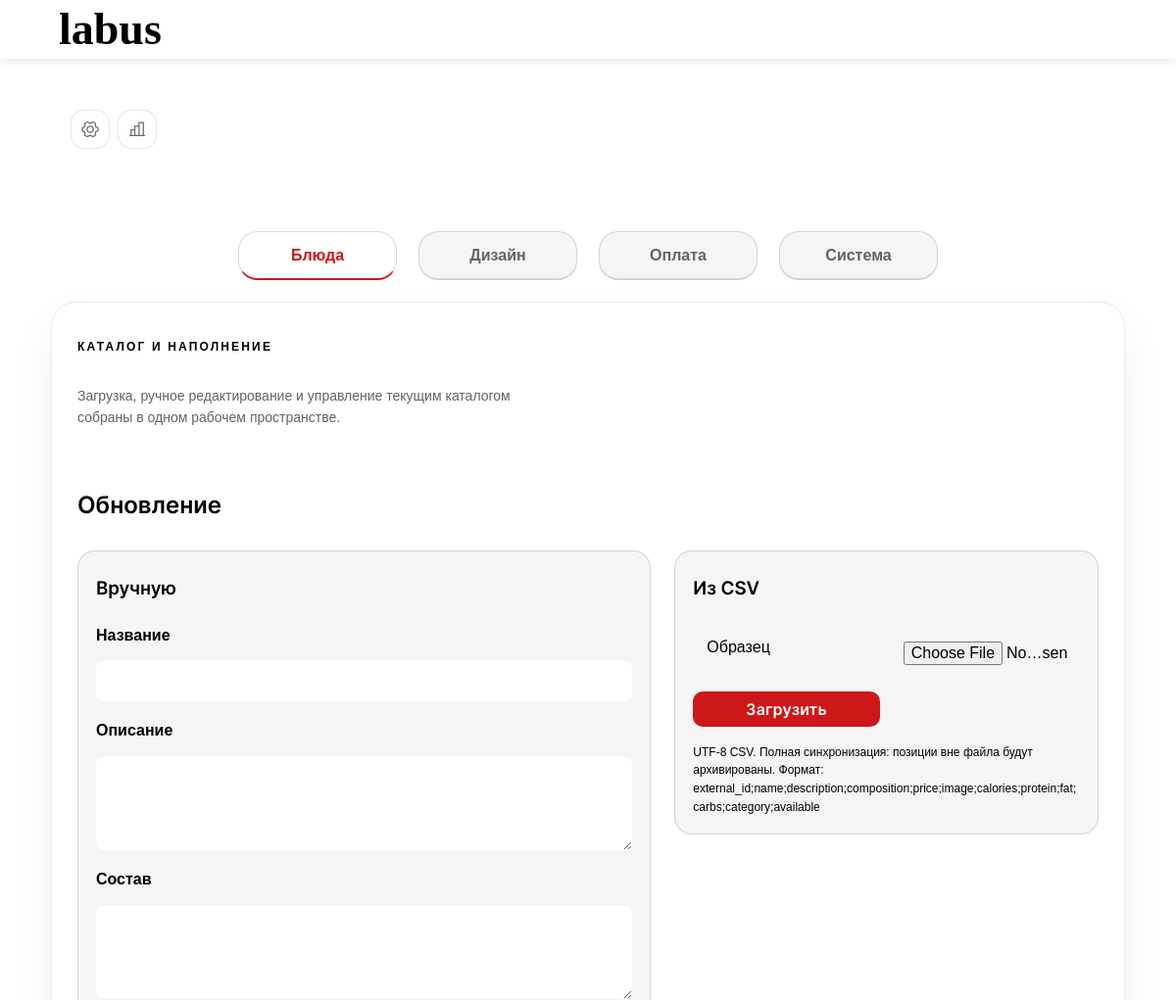
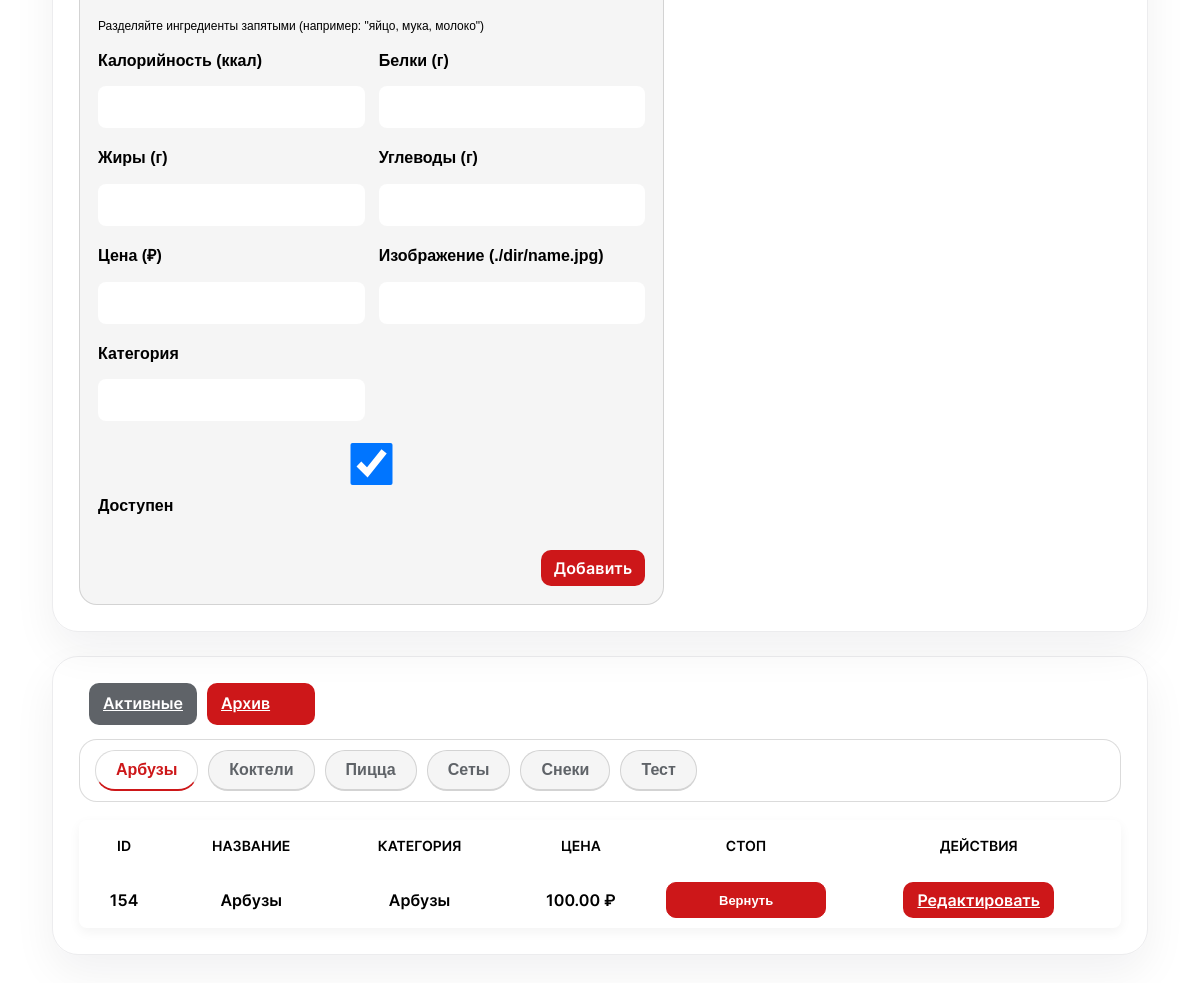
Screenshot of /admin-menu.php (signed in) with the database file from the repository (2 pictures, top to bottom).
### tables this page shows
CREATE TABLE IF NOT EXISTS menu_items (
  id INT NOT NULL AUTO_INCREMENT,
  external_id VARCHAR(64) DEFAULT NULL,
  name VARCHAR(255) NOT NULL,
  description TEXT DEFAULT NULL,
  composition TEXT DEFAULT NULL,
  price DECIMAL(10,2) NOT NULL,
  cost DECIMAL(10,2) NOT NULL DEFAULT 0.00,
  image VARCHAR(255) DEFAULT NULL,
  calories INT DEFAULT NULL,
  protein INT DEFAULT NULL,
  fat INT DEFAULT NULL,
  carbs INT DEFAULT NULL,
  category VARCHAR(50) NOT NULL,
  created_at TIMESTAMP NOT NULL DEFAULT CURRENT_TIMESTAMP,
  updated_at TIMESTAMP NULL DEFAULT CURRENT_TIMESTAMP ON UPDATE CURRENT_TIMESTAMP,
  available TINYINT(1) NOT NULL DEFAULT 1,
  archived_at DATETIME DEFAULT NULL,
  PRIMARY KEY (id),
  UNIQUE KEY uniq_menu_items_external_id (external_id),
  KEY idx_menu_items_available_category (available, category, name),
  KEY idx_menu_items_archived (archived_at)
);

### admin-menu.php (the view, shortened to what the rows shown need)
<?php
require_once __DIR__ . '/session_init.php';
require_once __DIR__ . '/require_auth.php';
$db = Database::getInstance();
$appVersion = htmlspecialchars($_SESSION['app_version'] ?? '1.0.0');
$adminMenuCssVersion = @filemtime(__DIR__ . '/css/admin-menu-polish.css');
$adminMenuCssVersion = $adminMenuCssVersion ? (string)$adminMenuCssVersion : ($appVersion ?: '1.0.0');
$menuView = (($_GET['view'] ?? 'active') === 'archived') ? 'archived' : 'active';
$showArchived = $menuView === 'archived';
$items = $showArchived
    ? $db->getArchivedMenuItems()
    : $db->getMenuItems(null, false);
$editItem = null;
$savedDbFonts = [
    'logo'    => ($v = $db->getSetting('font_logo'))    ? json_decode($v, true) : null,
    'text'    => ($v = $db->getSetting('font_text'))    ? json_decode($v, true) : null,
    'heading' => ($v = $db->getSetting('font_heading')) ? json_decode($v, true) : null,
];
$savedDbFontsJson = htmlspecialchars(
    json_encode($savedDbFonts, JSON_UNESCAPED_UNICODE | JSON_UNESCAPED_SLASHES),
    ENT_QUOTES,
    'UTF-8'
);
?>
<!DOCTYPE html>
<html lang="ru">
<head>
    <link rel="stylesheet" href="/css/fa-styles.min.css?v=<?= $appVersion ?>">
    <link rel="stylesheet" href="/css/account-styles.min.css?v=<?= $appVersion ?>">
    <link rel="stylesheet" href="/css/admin-menu-polish.css?v=<?= htmlspecialchars($adminMenuCssVersion, ENT_QUOTES, 'UTF-8') ?>">
    <link rel="stylesheet" href="/auto-fonts.php?v=<?= $appVersion ?>">
</head>
<body class="employee-page admin-menu-page" data-admin-font-settings="<?= $savedDbFontsJson ?>">
    <?php require_once __DIR__ . '/header.php'; ?>
    <div class="account-form-container">
        <div class="admin-tab-pane active" id="dishes">
            <div class="admin-dishes-pane">
            <section class="admin-form-container admin-section-card admin-dishes-editor">
                <div class="admin-dishes-workspace">
                <h2><?= $editItem ? 'Редактировать' : 'Обновление' ?></h2>
                </div>
            </section>
            <section class="admin-form-container admin-section-card admin-catalog-card admin-block admin-block--catalog">
            <div class="desktop-table">
                <table>
                    <thead>
                        <tr>
                            <th class="first-col">ID</th>
                            <th>Название</th>
                            <th>Категория</th>
                            <th>Цена</th>
                            <th><?= $showArchived ? 'Архивирован' : 'Стоп' ?></th>
                            <th class="last-col">Действия</th>
                        </tr>
                    </thead>
                    <tbody>
                        <?php foreach ($items as $it): ?>
                            <tr class="menu-table tab-row" data-category="<?= htmlspecialchars($it['category']) ?>">
                                <td><?= $it['id'] ?></td>
                                <td><?= htmlspecialchars($it['name']) ?></td>
                                <td><?= htmlspecialchars($it['category']) ?></td>
                                <td><?= number_format($it['price'], 2) ?> ₽</td>
                                <td>
                                    <?php if ($showArchived): ?>
                                        <?= htmlspecialchars((string)($it['archived_at'] ?? ''), ENT_QUOTES, 'UTF-8') ?>
                                    <?php else: ?>
                                        <button class="stop-btn <?= $it['available'] ? '' : 'stop-btn--active' ?>"
                                            data-item-id="<?= (int)$it['id'] ?>"
                                            title="<?= $it['available'] ? 'Снять с продажи' : 'Вернуть в продажу' ?>">
                                            <?= $it['available'] ? 'СТОП' : 'Вернуть' ?>
                                        </button>
                                    <?php endif; ?>
                                </td>
                                <td>
                                    <?php if ($showArchived): ?>
                                        <form method="POST" class="inline-action-form">
                                            <input type="hidden" name="csrf_token" value="<?= $_SESSION['csrf_token'] ?>">
                                            <input type="hidden" name="id" value="<?= (int)$it['id'] ?>">
                                            <button type="submit" name="restore_archived" class="admin-checkout-btn">Восстановить</button>
                                        </form>
                                    <?php else: ?>
                                        <a href="admin-menu.php?edit=<?= $it['id'] ?>" class="admin-checkout-btn">Редактировать</a>
                                    <?php endif; ?>
                                </td>
                            </tr>
                        <?php endforeach; ?>
                    </tbody>
                </table>
            </div>
            </section>
            </div>
        </div>
    </div>
</body>
</html>

### rows the page displays
menu_items: id "154", name "Арбузы", category "Арбузы", price "100.00", available "Вернуть"

### other values shown
$projectName "labus"
$c "Арбузы"
$c "Коктели"
$c "Пицца"
$c "Сеты"
$c "Снеки"
$c "Тест"
